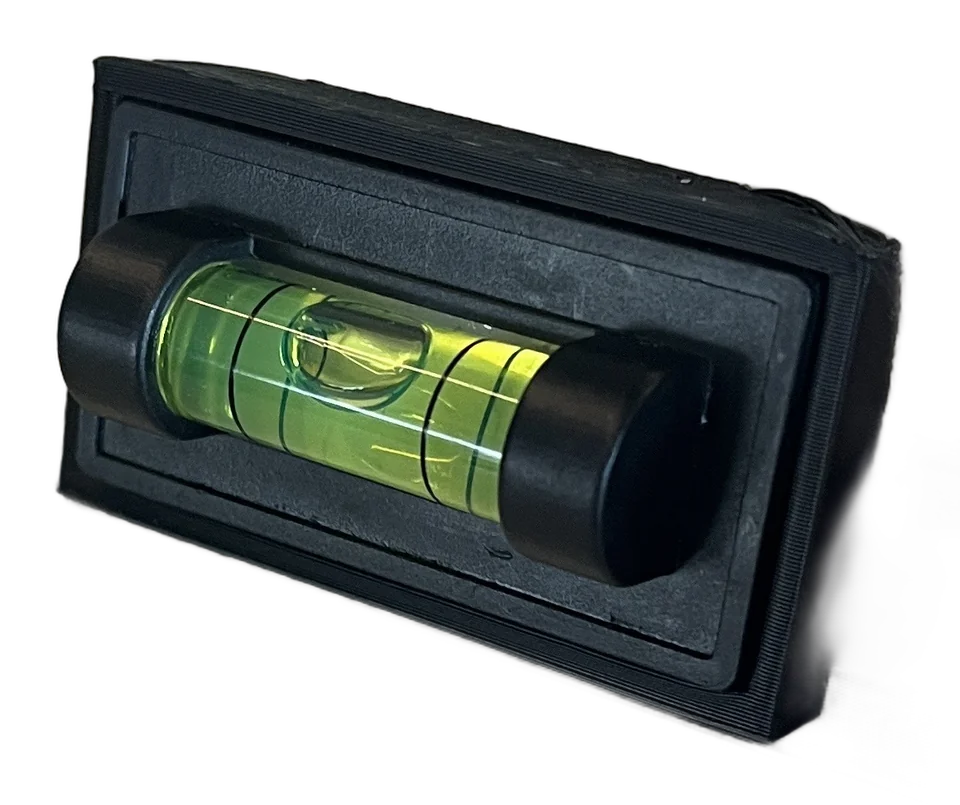
#> input picture assets/projects/levelup.webp, 960 x 805 px
$ python lines.py ../../assets/projects/levelup.webp
#> lines starting #> are read from the running program, lines starting #| are printed output that depends on the picture; after the words box and inside, x2 and y2 are one past the last pixel; in counts of white or black regions, pixels touching at a corner belong together
#!/usr/bin/env python3
"""Cut-out → line drawing, for the workshop floor's "drawing → part" reveal (Kay, 2026-10-01).

    python3 merge/tools/lines.py assets/projects/levelup.webp [more.webp ...]   →  assets/projects/levelup-line.webp

Same pixel size as the cut-out, so it sits exactly on it in the card: a firm outline from the alpha, the photo's own edges
inside it (Canny) as thinner lines, and two dimension lines with end ticks (no numbers — nothing is measured).
"""
import sys, pathlib
import numpy as np
from PIL import Image
import cv2

INK = (17, 17, 17)

def line_art(src: pathlib.Path) -> pathlib.Path:
    im = Image.open(src).convert('RGBA')
#> im is the input picture: PIL image 960x805 RGBA; mean R, G, B, A 23.5, 29.3, 27.2, 132.9
    if max(im.size) < 900: im = im.resize((round(im.width * 900 / max(im.size)), round(im.height * 900 / max(im.size))), Image.LANCZOS)   # small sources: draw at 900 px (same aspect, so it still sits on the cut-out)
    a = np.array(im); h, w = a.shape[:2]
    alpha = a[:, :, 3]; mask = (alpha > 110).astype(np.uint8)
#> after `mask = (alpha > 110).astype(np.uint8)`:
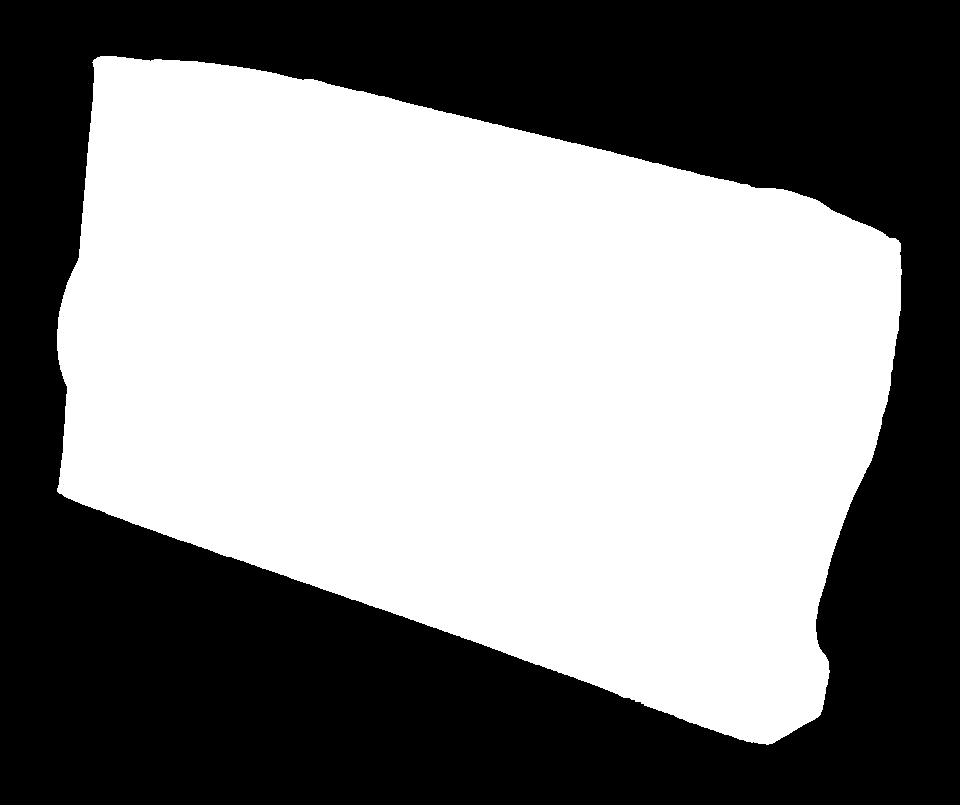
#> mask: shape (805, 960); values 0 (black) and 1 (white), 52.5% white; 1 black region, box (x1, y1, x2, y2) and area: (0, 0, 960, 805) 367211
    s = max(w, h) / 960                                              # stroke widths are tuned at 960 px
    k = lambda r: cv2.getStructuringElement(cv2.MORPH_ELLIPSE, (max(1, int(round(r * s))) * 2 + 1,) * 2)
    outline = cv2.subtract(cv2.dilate(mask, k(1.6)), cv2.erode(mask, k(1.6)))
#> outline: shape (805, 960); values 0 (black) and 1 (white), 1.3% white; 1 white region, box (x1, y1, x2, y2) and area: (55, 54, 904, 747) 10327
    grey = cv2.cvtColor(a[:, :, :3], cv2.COLOR_RGB2GRAY); grey = cv2.bilateralFilter(grey, 9, 40, 9); grey = cv2.GaussianBlur(grey, (0, 0), 1.8 * s)
#> after `grey = cv2.cvtColor(a[:, :, :3], cv2.COLOR_RGB2GRAY)`:
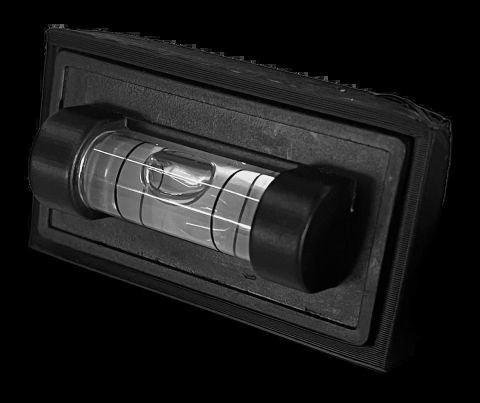
#> grey: shape (805, 960) (shown at 1/2 size); min 0, max 255, mean 27.3
    v = float(np.median(grey[mask > 0])) if mask.any() else 128.0
#> v = 45
    edges = cv2.Canny(grey, int(max(10, 0.7 * v)), int(min(255, 1.6 * v)))
#> edges: shape (805, 960); 1.7% white in thin lines or dots, all inside (x1, y1, x2, y2) = (88, 47, 904, 745)
    edges[cv2.erode(mask, k(6)) == 0] = 0                            # the outline already carries the silhouette's edge
#> edges: shape (805, 960); 1.4% white in thin lines or dots, all inside (x1, y1, x2, y2) = (95, 95, 830, 691)
    n, lab, st, _ = cv2.connectedComponentsWithStats((edges > 0).astype(np.uint8), connectivity=8)
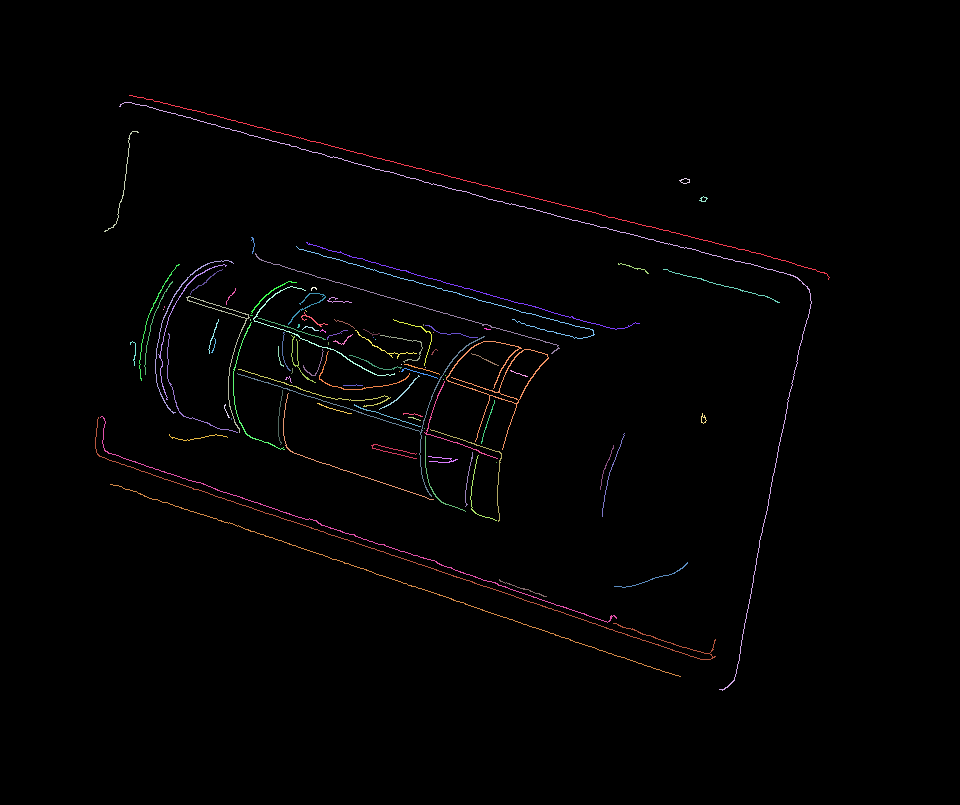
#> lab: shape (805, 960) int32; 105 distinct labels, from 0 to 104; one colour per label, 0 black
#> n = 105; st = 105 rows, first 6: [0, 0, 960, 805, 761702], [129, 95, 701, 185, 705], [119, 102, 693, 589, 1121], [104, 131, 35, 101, 121], [679, 178, 11, 6, 24], [699, 196, 9, 6, 21]
    keep = np.zeros(n, bool); keep[1:] = np.maximum(st[1:, cv2.CC_STAT_WIDTH], st[1:, cv2.CC_STAT_HEIGHT]) >= 26 * s   # drop specks: texture, not form
    edges = (keep[lab] * 255).astype(np.uint8)
    edges = cv2.dilate(edges, k(0.7))
#> edges: shape (805, 960); 3.9% white in thin lines or dots, all inside (x1, y1, x2, y2) = (94, 94, 831, 692)
    out = np.zeros((h, w, 4), np.uint8); out[:, :, :3] = INK
    out[:, :, 3] = np.maximum(outline * 255, (edges > 0).astype(np.uint8) * 150)
    # dimension lines under and right of the bounding box, with end ticks
    ys, xs = np.nonzero(mask)
    if len(xs):
        x0, x1, y0, y1 = xs.min(), xs.max(), ys.min(), ys.max(); g = int(16 * s); t = max(1, int(round(1.2 * s))); tick = int(9 * s)
#> after `x0, x1, y0, y1 = (xs.min(), xs.max(), ys.min(), ys.max())`: x0 = 57; x1 = 901; y0 = 56; y1 = 744
        dim = np.zeros((h, w), np.uint8); yb = min(h - 1 - tick, y1 + g); xr = min(w - 1 - tick, x1 + g)
#> after `yb = min(h - 1 - tick, y1 + g)`: yb = 760
#> after `xr = min(w - 1 - tick, x1 + g)`: xr = 917
        cv2.line(dim, (int(x0), yb), (int(x1), yb), 255, t); cv2.line(dim, (int(x0), yb - tick), (int(x0), yb + tick), 255, t); cv2.line(dim, (int(x1), yb - tick), (int(x1), yb + tick), 255, t)
        if xr > x1:
            cv2.line(dim, (xr, int(y0)), (xr, int(y1)), 255, t); cv2.line(dim, (xr - tick, int(y0)), (xr + tick, int(y0)), 255, t); cv2.line(dim, (xr - tick, int(y1)), (xr + tick, int(y1)), 255, t)
#> after `cv2.line(dim, (xr, int(y0)), (xr, int(y1)), 255, t)`:
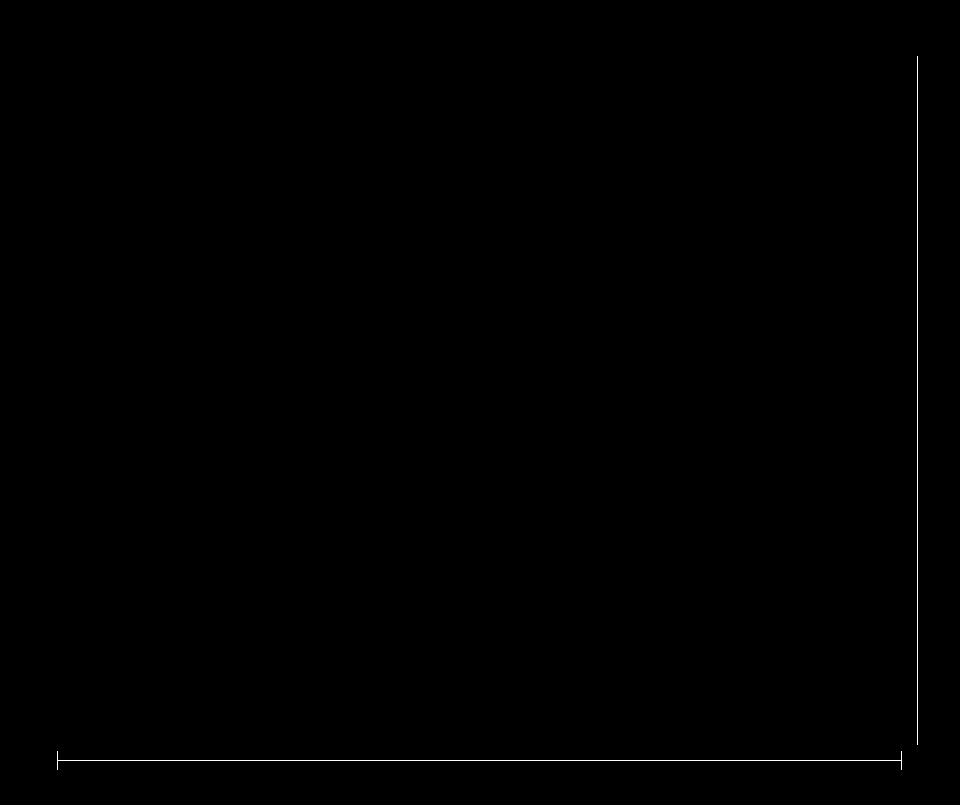
#> dim: shape (805, 960); 0.2% white in thin lines or dots, all inside (x1, y1, x2, y2) = (57, 56, 918, 770)
        out[:, :, 3] = np.maximum(out[:, :, 3], (dim > 0).astype(np.uint8) * 110)
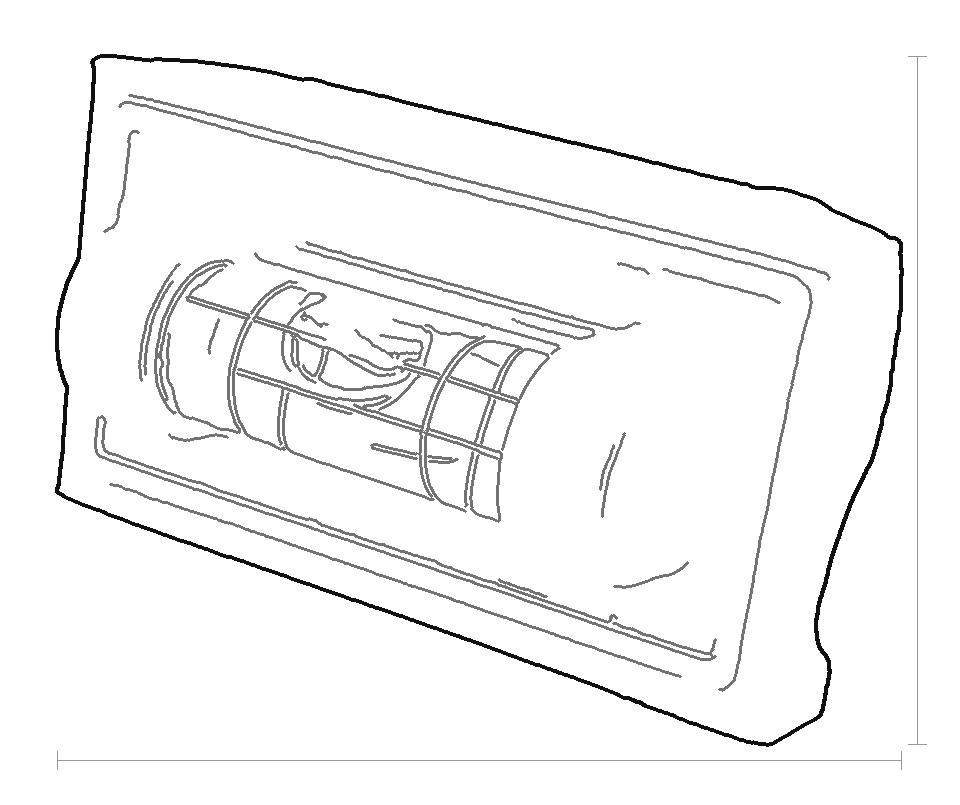
#> out: shape (805, 960, 4); mean of channels 0, 1, 2, 3 17, 17, 17, 9.5; transparent parts drawn white
    dst = src.with_name(src.stem + '-line.webp')
    Image.fromarray(out, 'RGBA').save(dst, 'WEBP', quality=88, method=6)
    return dst

if __name__ == '__main__':
    for p in sys.argv[1:]: print(line_art(pathlib.Path(p)))

$ run again, with assets/projects/alv.webp copied over assets/projects/levelup.webp
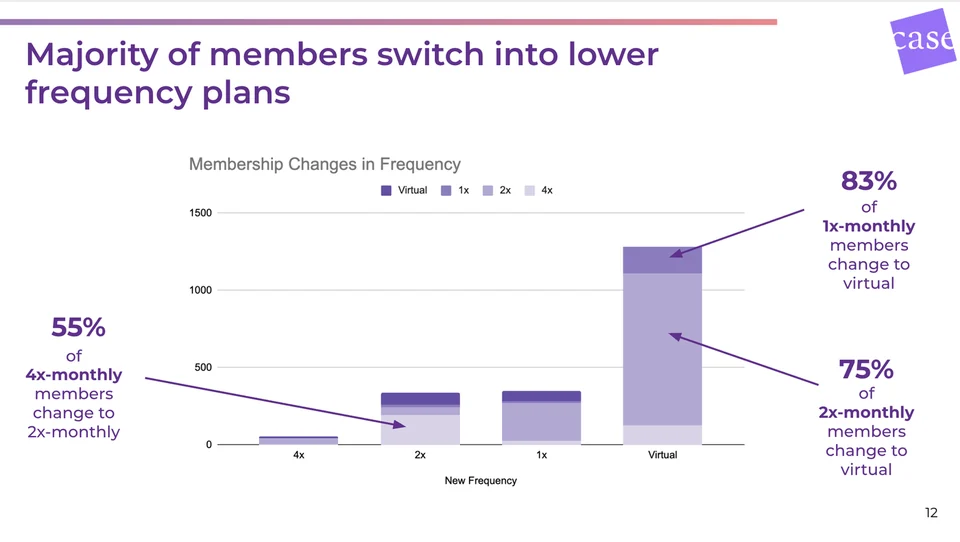
#> input picture assets/projects/alv.webp, 960 x 542 px
#> alpha: shape (542, 960); every value is 255
#> mask: shape (542, 960); every value is 1
#> outline: shape (542, 960); every value is 0
#> v = 255
#> in line_art, `n, lab, st, _ = cv2.connectedComponentsWithStats((edges > 0).astype(np..`:
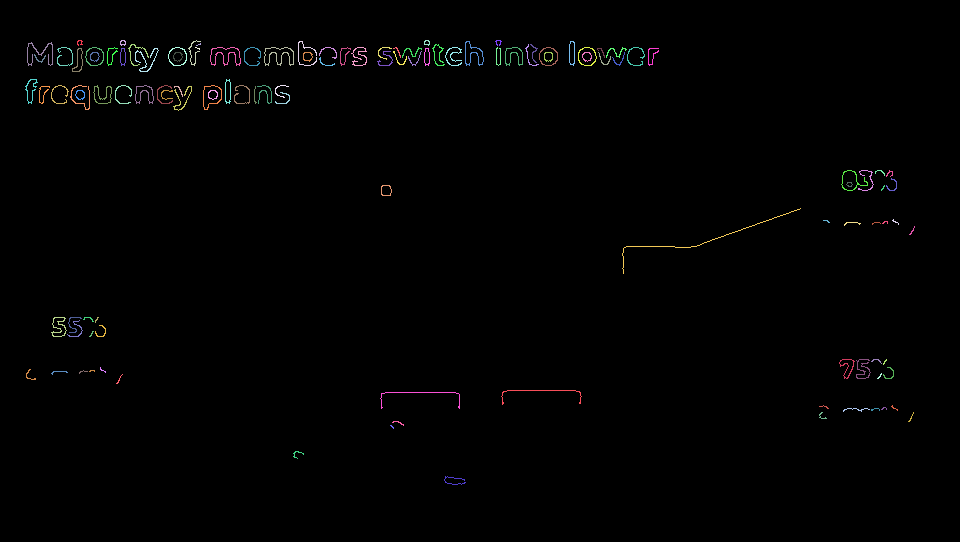
#> lab: shape (542, 960) int32; 121 distinct labels, from 0 to 120; one colour per label, 0 black
#> n = 121; st = 121 rows, first 6: [0, 0, 960, 542, 514924], [77, 40, 6, 6, 18], [120, 40, 6, 6, 20], [188, 40, 13, 26, 58], [298, 41, 19, 25, 78], [424, 40, 6, 6, 19]
#> x0 = 0; x1 = 959; y0 = 0; y1 = 541
#> yb = 532
#> xr = 950
#> dim: shape (542, 960); 0.18% white in thin lines or dots, all inside (x1, y1, x2, y2) = (0, 532, 960, 533)
#> dim: shape (542, 960); 0.19% white in thin lines or dots, all inside (x1, y1, x2, y2) = (0, 523, 960, 542)
#> in line_art, `out[:, :, 3] = np.maximum(out[:, :, 3], (dim > 0).astype(np.uint8) * 1..`:
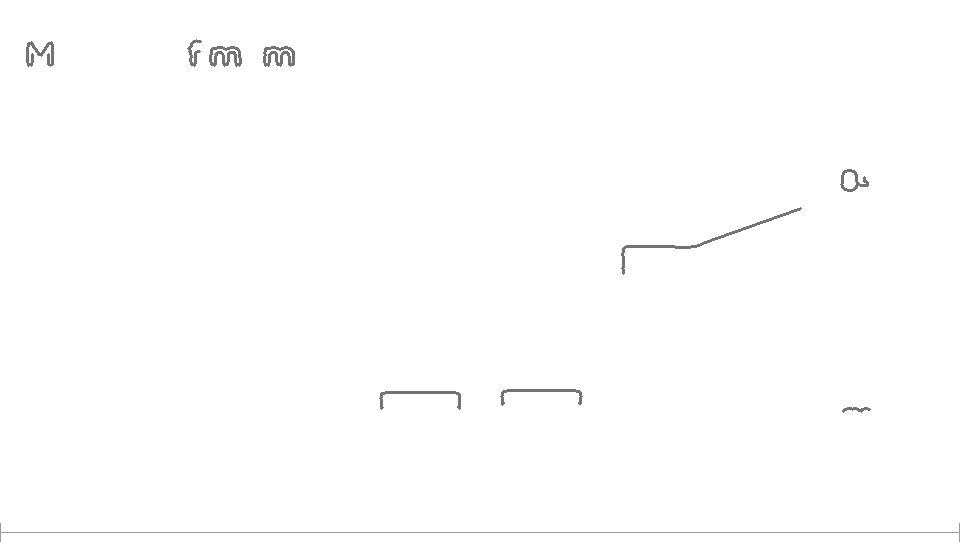
#> out: shape (542, 960, 4); mean of channels 0, 1, 2, 3 17, 17, 17, 1; transparent parts drawn white

$ run again, with assets/projects/amg.webp copied over assets/projects/levelup.webp
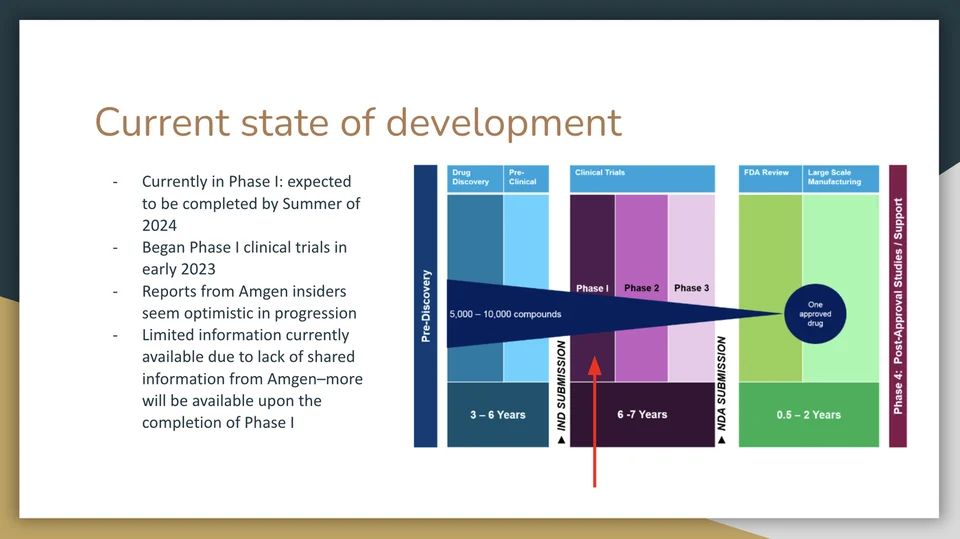
#> input picture assets/projects/amg.webp, 960 x 539 px
#> alpha: shape (539, 960); every value is 255
#> mask: shape (539, 960); every value is 1
#> outline: shape (539, 960); every value is 0
#> v = 252
#> in line_art, `n, lab, st, _ = cv2.connectedComponentsWithStats((edges > 0).astype(np..`:
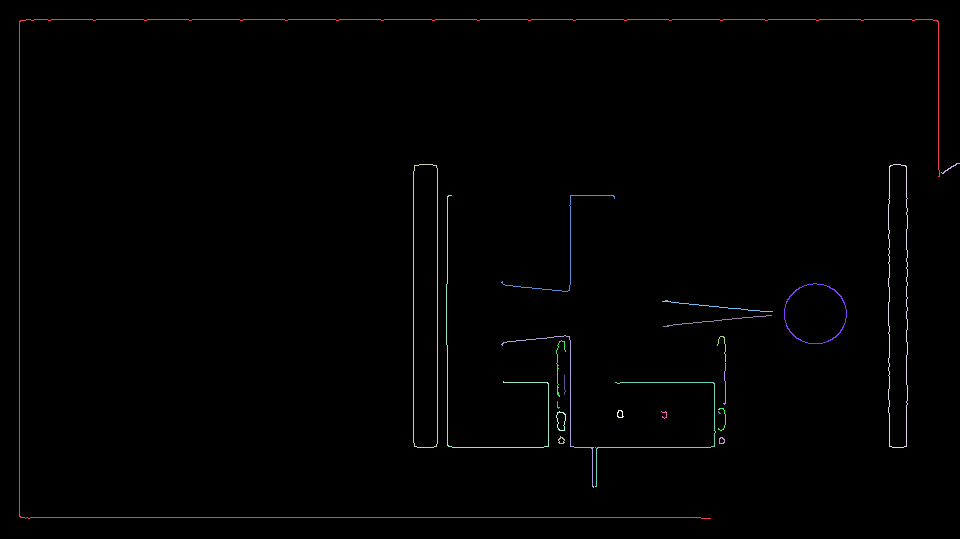
#> lab: shape (539, 960) int32; 24 distinct labels, from 0 to 23; one colour per label, 0 black
#> n = 24; st = 24 rows, first 6: [0, 0, 960, 539, 511876], [19, 19, 921, 500, 2265], [941, 163, 19, 11, 29], [413, 164, 25, 284, 606], [888, 164, 20, 284, 596], [446, 195, 103, 253, 467]
#> x0 = 0; x1 = 959; y0 = 0; y1 = 538
#> yb = 529
#> xr = 950
#> dim: shape (539, 960); 0.19% white in thin lines or dots, all inside (x1, y1, x2, y2) = (0, 529, 960, 530)
#> dim: shape (539, 960); 0.19% white in thin lines or dots, all inside (x1, y1, x2, y2) = (0, 520, 960, 539)
#> in line_art, `out[:, :, 3] = np.maximum(out[:, :, 3], (dim > 0).astype(np.uint8) * 1..`:
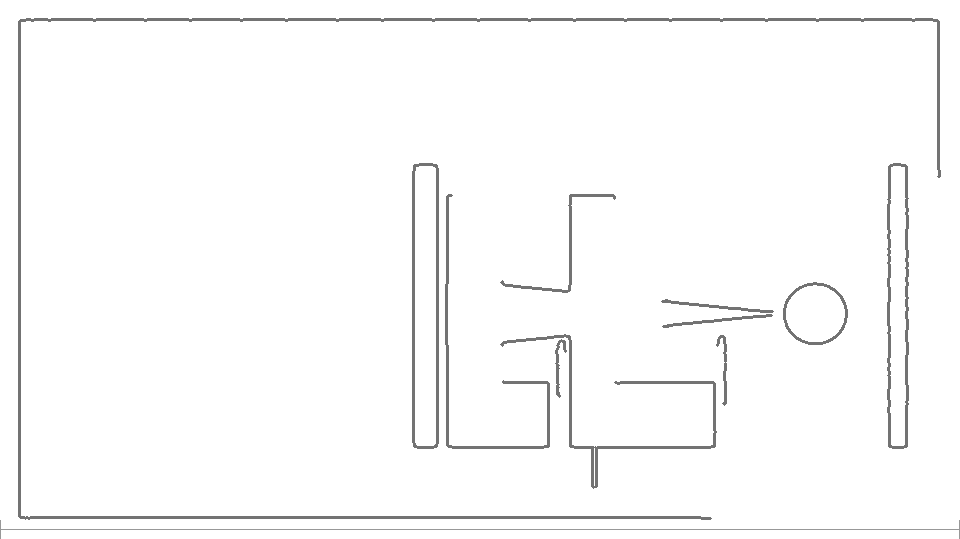
#> out: shape (539, 960, 4); mean of channels 0, 1, 2, 3 17, 17, 17, 4.8; transparent parts drawn white
